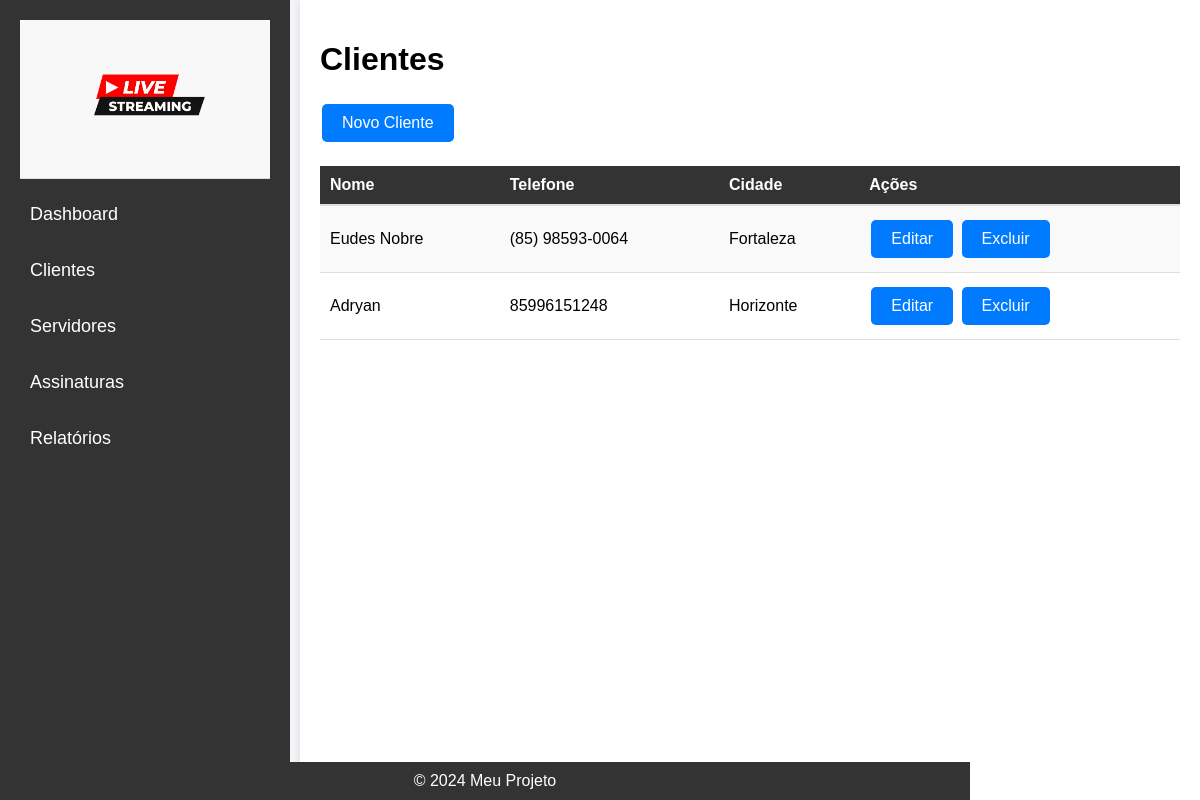
/clientes/, run on the app's committed database.
### clientes/models.py (models this page shows, shortened)
class Cliente(models.Model):
    nome = models.CharField(max_length=100)
    telefone = models.CharField(max_length=20)
    cidade = models.CharField(max_length=100)
    observacao = models.TextField(null=True, blank=True)

### clientes/views.py (the view)
# urls.py: path('', ClienteListView.as_view(), name='clientes'),
class ClienteListView(ListView):
    model = Cliente
    template_name = 'clientes/cliente_list.html'  # Nome do template para renderizar a lista
    context_object_name = 'clientes'  # Nome do contexto no template

### clientes/templates/clientes/cliente_list.html (shortened to what this page needs)
{% extends "base.html" %}
{% block content %}
<h1>Clientes</h1>
<a href="{% url 'novo_cliente' %}" class="btn btn-primary">Novo Cliente</a>
<table>
    <thead>
        <tr>
            <th>Nome</th>
            <th>Telefone</th>
            <th>Cidade</th>
            <th>Ações</th>
        </tr>
    </thead>
    <tbody>
        {% for cliente in object_list %}
        <tr>
            <td>{{ cliente.nome }}</td>
            <td>{{ cliente.telefone }}</td>
            <td>{{ cliente.cidade }}</td>
            <td>
                <a href="{% url 'editar_cliente' cliente.pk %}" class="btn btn-warning">Editar</a>
                <a href="{% url 'excluir_cliente' cliente.pk %}" class="btn btn-danger">Excluir</a>
            </td>
        </tr>
        {% empty %}
        <tr>
            <td colspan="4">Nenhum cliente encontrado.</td>
        </tr>
        {% endfor %}
    </tbody>
</table>
{% endblock %}

### static/css/style.css (style rules this page uses)
body { font-family: Arial, sans-serif; margin: 0; padding: 0; background-color: #f4f4f9; }
table { width: 100%; border-collapse: collapse; margin-top: 20px; }
table th, table td { padding: 10px; text-align: left; }
table thead { background-color: #333; color: #fff; }
table tbody tr:nth-child(odd) { background-color: #f9f9f9; }
table tbody tr:nth-child(even) { background-color: #fff; }
table th { border-bottom: 2px solid #ddd; }
table td { border-bottom: 1px solid #ddd; }
.btn { background-color: #007bff; color: white; border: none; padding: 10px 20px; text-align: center; text-decoration: none; display: inline-block; font-size: 16px; margin: 4px 2px; cursor: pointer; border-radius: 5px; }

### data on the page
Cliente: nome "Eudes Nobre", telefone "(85) 98593-0064", cidade "Fortaleza"
Cliente: nome "Adryan", telefone "85996151248", cidade "Horizonte"
